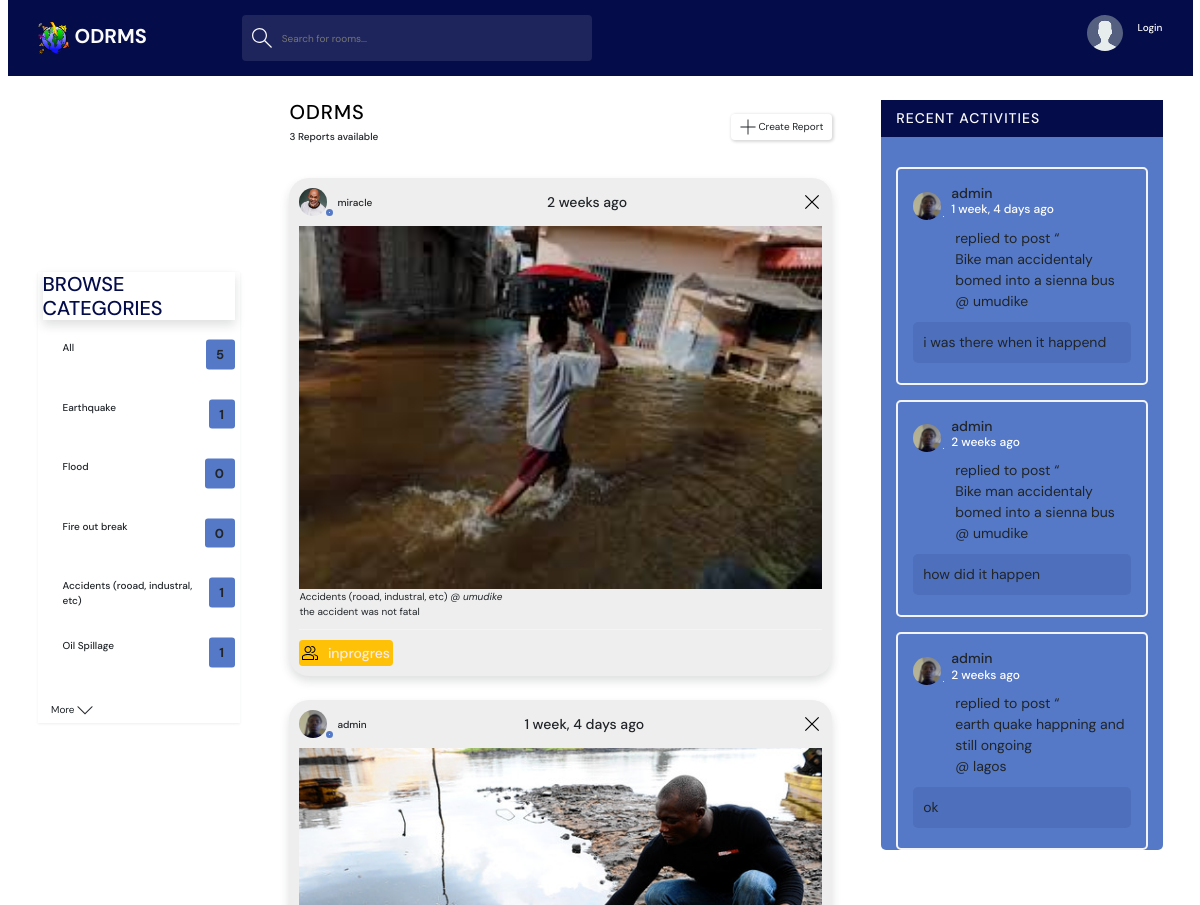
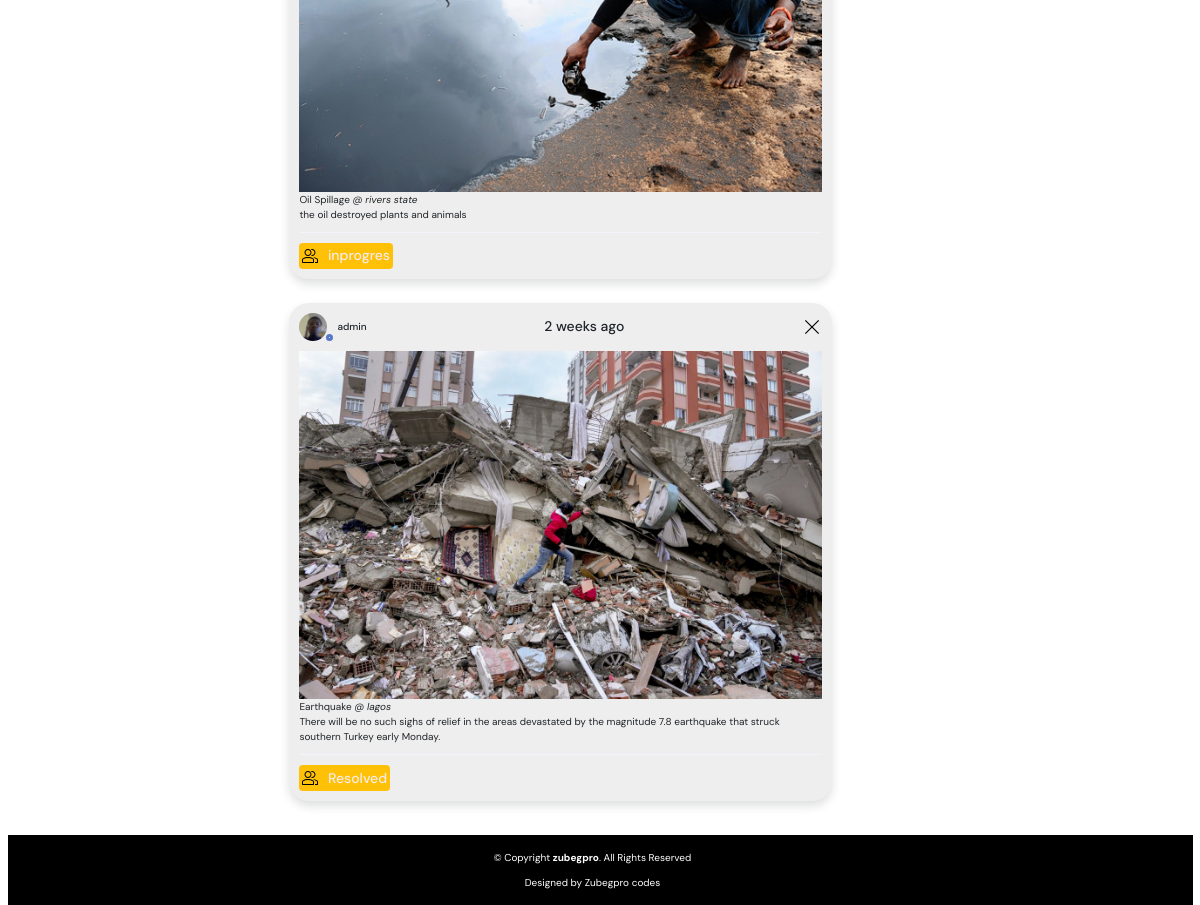
The app's page /, older data (2 pictures, top to bottom).
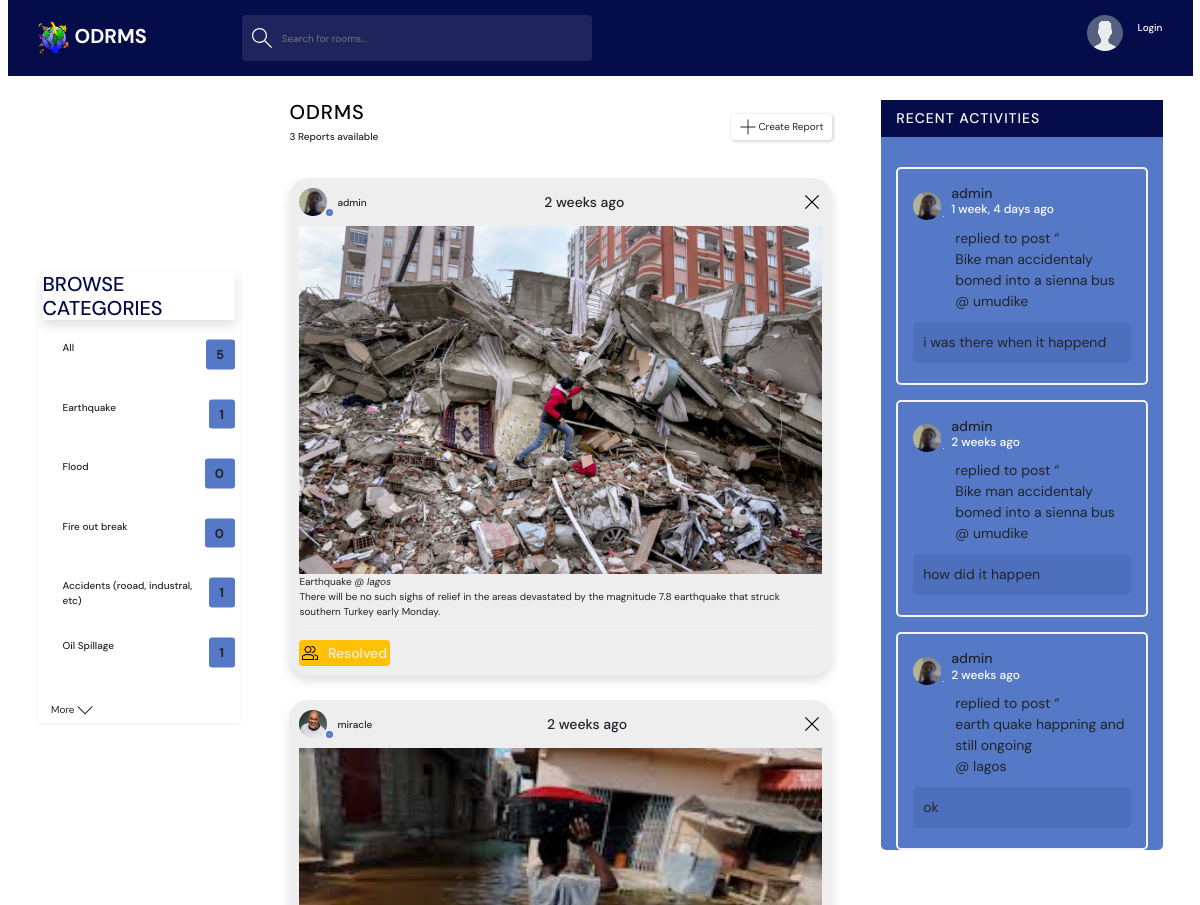
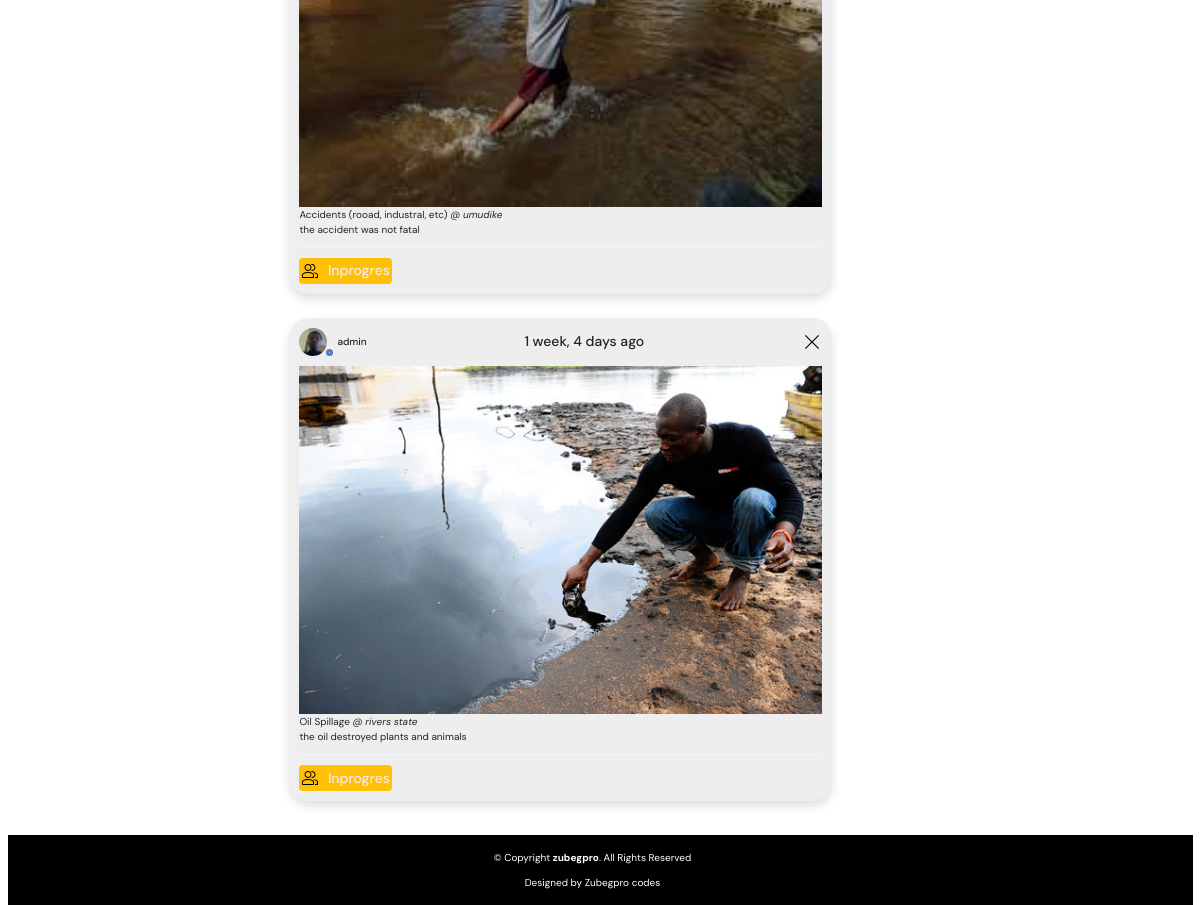
The same page, newer data (2 pictures, top to bottom).
### base/models.py (models this page shows, shortened)
class Category(models.Model):
    name = models.TextField(max_length=200)

class Report(models.Model):
    user = models.ForeignKey(CustomUser, related_name='reports', on_delete=models.SET_NULL, null=True, blank=True)
    topic = models.ForeignKey(Category, on_delete=models.SET_NULL, null=True)
    title = models.CharField(max_length=200, null=True)
    Rimg = models.ImageField(null=True, blank=True, upload_to='images/')
    description = models.TextField(null=False, blank=True)
    locate = models.CharField(max_length=250,null=False, blank=False)
    contributors = models.ManyToManyField(CustomUser, related_name = 'participants', blank=True )
    status = models.CharField(max_length=20, choices=[('unread', 'Unread'), ('in-progress','In-Progress'), ('successful', 'Successful')],
                              default='unread')
    updated = models.DateTimeField(auto_now=True)
    created = models.DateTimeField(auto_now_add=True)
    class Meta:
        ordering = ['updated', 'created']
    def __str__(self):
        return self.title

class CustomUser(AbstractUser):
    email = models.EmailField(unique=True,)
    bio = models.TextField(blank=True)
    nin = models.CharField(max_length=11, null=True)
    phoneNo = models.CharField(max_length=11, null=True)
    address = models.CharField(max_length=250, null=True)
    avatar = models.ImageField(null=True, upload_to='images/', default='avatar.svg')
    updated = models.DateTimeField(auto_now=True)
    created= models.DateTimeField(auto_now_add=True)
    USERNAME_FIELD = 'email'
    REQUIRED_FIELDS = []
    class Meta:
        ordering = ['updated', 'created']
    def __str__(self):
        return self.username  # Display the name of the user in the admin panel

class Comments(models.Model):
    user = models.ForeignKey(CustomUser, on_delete=models.CASCADE)
    report = models.ForeignKey(Report, on_delete=models.CASCADE)
    body = models.TextField()
    updated = models.DateTimeField(auto_now=True)
    created = models.DateTimeField(auto_now_add=True)
    class Meta:
        ordering = ['-updated', '-created']
    def __str__(self):
        return self.body[0:50]

### base/views.py (the view)
# urls.py: path('', views.home, name='home'),
def home(request):
    q = request.GET.get('h') if request.GET.get('h') != None else ''
    print(q)
    reports = Report.objects.filter(
        Q( topic__name__icontains=q)|
        Q( user__username__icontains = q)|
        Q( description__icontains = q)
    )
    reports_count = reports.count()
    d_repo= 'Disaster Report'
    rate = 'Rate'
    chart_data = [[d_repo, rate]]
    topics = Category.objects.all()[0:5]
    charttopics = Category.objects.all()
    for charttopic in charttopics:
        chart_data.append([charttopic.name, charttopic.report_set.all().count()])
    d_repo_json = json.dumps(d_repo)
    rate_json = json.dumps(rate)
    chart_data_json =json.dumps(chart_data)
    reports_comment = Comments.objects.filter(Q(report__topic__name__icontains=q))
    context={
        'reports':reports,
        'topics': topics,
        'reports_comment': reports_comment,
        'reports_count': reports_count,
        'd_repo_json':d_repo_json,
        'rate_json':rate_json,
        'chart_data_json':chart_data_json,
    }
    return render(request, 'base/index.html', context)

### base/templates/base/index.html (shortened to what this page needs)
{% extends 'main.html' %}
{% block content %}
<main class="layout layout--3">
      <div class="container">
        {% include 'base/topics_components.html' %}
        <div class="roomList px-3">
          <div class="roomList__header">
            <div>
              <h2 class="text-black">ODRMS</h2>
              <p>{{reports_count}} Reports available</p>
            </div>
            <a class="btn btn--main" href="{% url 'create-report'%}">
              <svg version="1.1" xmlns="http://www.w3.org/2000/svg" width="32" height="32" viewBox="0 0 32 32">
                <title>add</title>
                <path
                  d="M16.943 0.943h-1.885v14.115h-14.115v1.885h14.115v14.115h1.885v-14.115h14.115v-1.885h-14.115v-14.115z"
                ></path>
              </svg>
              Create Report
            </a>
          </div>
          {% include 'base/feed_components.html'%}
        </div>
        <div class="activities ">
          <div class="activities__header">
            <h2>Recent Activities</h2>
          </div>
          <div class="act">
            {% include 'base/activity_component.html' %}
          </div>
        </div>
      </div>
    </main>
{% endblock %}

### base/templates/base/topics_components.html (shortened to what this page needs)
<div class="topics tsec shadow-sm px-2 h-100">
      <div class="topics__header shadow">
        <h2>Browse Categories </h2>
      </div>
      <div>
        <ul class="topics__list">
          <li>
            <a href="{% url 'home' %}" class="active">All <span>{{topics.count}}</span></a>
          </li>
          {% for topic in topics %}
          <li>
            <a href="{% url 'home' %}?h={{topic.name}}">{{topic.name}} <span>{{topic.report_set.all.count}}</span></a>
          </li>
          {% endfor %}
        </ul>
      </div>
      <a class="btn btn--link" href="{% url 'topics'%}">
        More
        <svg version="1.1" xmlns="http://www.w3.org/2000/svg" width="32" height="32" viewBox="0 0 32 32">
          <title>chevron-down</title>
          <path d="M16 21l-13-13h-3l16 16 16-16h-3l-13 13z"></path>
        </svg>
      </a>
</div>

### base/templates/base/feed_components.html (shortened to what this page needs)
{% for report in reports%}
<div class="roomListRoom shadow">
    <div class="roomListRoom__header">
      <a href="{% url 'user-profile' report.user.id %}" class="roomListRoom__author">
        <div class="avatar avatar--small">
          <img src={{report.user.avatar.url}} />
        </div>
        <span>{{report.user.username}}</span>
      </a>
      <div class="roomListRoom__actions">
        <span>{{report.created|timesince}}  ago</span>
      </div>
      <a href="{% url 'delete-report' report.id%}">
        <svg version="1.1" xmlns="http://www.w3.org/2000/svg" width="20" height="20" viewBox="0 0 32 32">
          <title>remove</title>
          <path
            d="M27.314 6.019l-1.333-1.333-9.98 9.981-9.981-9.981-1.333 1.333 9.981 9.981-9.981 9.98 1.333 1.333 9.981-9.98 9.98 9.98 1.333-1.333-9.98-9.98 9.98-9.981z"
          ></path>
        </svg>
      </a>
    </div>
    <div class="roomListRoom__content">
      <div>
        <a href="{% url 'report' report.id %}" class="w-100">
          {% if report.Rimg %}
          <img class="img-fluid" src="{{report.Rimg.url}}">
          {% endif %}
        </a>
      </div>
      <a href="{% url 'report' report.id %}" class="rm-content-a">{{report.topic.name}}  @ <em>{{report.locate}}</em></a>
      <p>
        {{report.description}}
      </p>
    </div>
    <div class="roomListRoom__meta">
      <span href="" class="roomListRoom__joined bg-warning changeState rounded p-1">
        {{report.status}}
      </span>
    </div>
</div>
{% endfor %}

### base/templates/base/activity_component.html (shortened to what this page needs)
{% for r_comment in reports_comment  %}
<div class="activities__box">
            <div class="activities__boxHeader roomListRoom__header">
              <a href="profile.html" class="roomListRoom__author">
                <div class="avatar avatar--small">
                  <img src={{r_comment.user.avatar.url}} />
                </div>
                <p>
                    {{r_comment.user}}
                  <span>{{r_comment.created|timesince }} ago</span>
                </p>
              </a>
            </div>
            <div class="activities__boxContent" style="margin-bottom: 0.5rem;">
              <p>replied to post “<a href="">{{r_comment.report}}</a> @ {{r_comment.report.locate}}</p>
              <div class="activities__boxRoomContent">
                {{r_comment}}
              </div>
            </div>
</div>
{% endfor %}

Row changes from the older to the newer data that the page shows:
shown differently, row unchanged: Report "Resolved": moves up the list
changed Report "umudike": status "inprogres" → "Inprogres"
changed Report "1 week, 4 days": status "inprogres" → "Inprogres"
